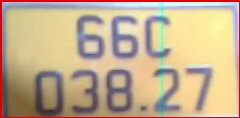
#> input picture Mo_hinh_nhan_dien_bien_so/img1.jpg, 240 x 118 px
$ python -i utils_rotate.py   (imports and definitions only)
#> lines starting #> are read from the running program, lines starting #| are printed output that depends on the picture
#> further down, picture is the input picture: shape (118, 240, 3); mean B, G, R 143.1, 174.1, 196.2
import numpy as np
import math
import cv2

# Tăng độ tương phản hình ảnh sử dụng CLAHE (Contrast Limited Adaptive Histogram Equalization)
def changeContrast(img):
    lab = cv2.cvtColor(img, cv2.COLOR_BGR2LAB)
#> lab: shape (118, 240, 3); mean of channels 0, 1, 2 184.9, 131.7, 147.3
    luminance, a, b = cv2.split(lab)
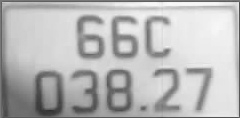
#> luminance: shape (118, 240); min 47, max 249, mean 184.9
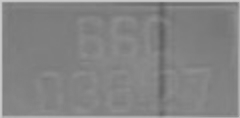
#> a: shape (118, 240); min 95, max 202, mean 131.7
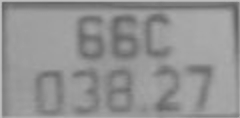
#> b: shape (118, 240); min 96, max 190, mean 147.3
    clahe = cv2.createCLAHE(clipLimit=3.0, tileGridSize=(8, 8))
    cl = clahe.apply(luminance)
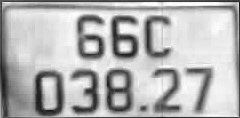
#> cl: shape (118, 240); min 22, max 255, mean 180.7
    limg = cv2.merge((cl, a, b))
#> limg: shape (118, 240, 3); mean of channels 0, 1, 2 180.7, 131.7, 147.3
    enhanced_img = cv2.cvtColor(limg, cv2.COLOR_LAB2BGR)
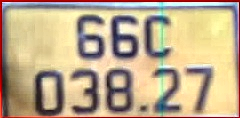
#> enhanced_img: shape (118, 240, 3); mean B, G, R 140, 171.4, 191.8
    return enhanced_img

# Hàm xoay hình ảnh
# [53 lines left out: functions rotate_image, compute_skew, deskew, not called in this run]

>>> import cv2
>>> picture = cv2.imread('../img1.jpg')
>>> result = changeContrast(picture)

$ run again, on Mo_hinh_nhan_dien_bien_so/img2.jpg
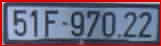
#> input picture Mo_hinh_nhan_dien_bien_so/img2.jpg, 161 x 46 px
#> picture is the input picture: shape (46, 161, 3); mean B, G, R 124.9, 102.7, 109.2
#> lab: shape (46, 161, 3); mean of channels 0, 1, 2 117.1, 135.7, 119.1
#> in changeContrast, `cl = clahe.apply(luminance)`:
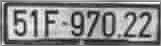
#> cl: shape (46, 161); min 16, max 255, mean 138
#> limg: shape (46, 161, 3); mean of channels 0, 1, 2 138, 135.7, 119.1
#> in changeContrast, `enhanced_img = cv2.cvtColor(limg, cv2.COLOR_LAB2BGR)`:
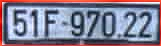
#> enhanced_img: shape (46, 161, 3); mean B, G, R 146.9, 125.9, 131
